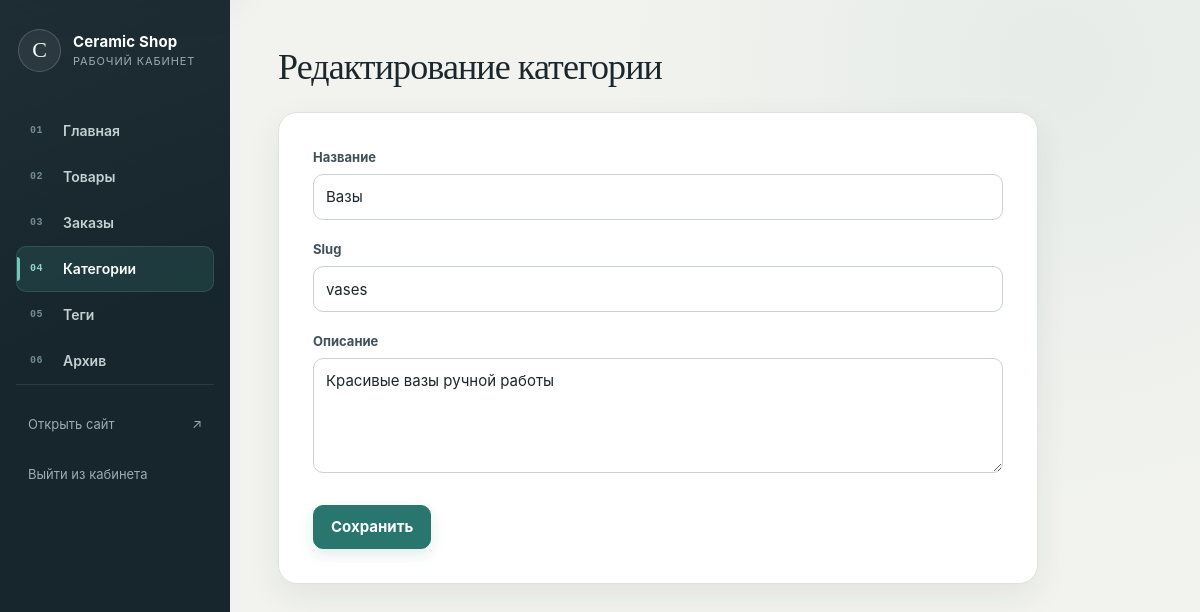
Page /admin/categories/edit/vases (signed in) on the earlier database version.
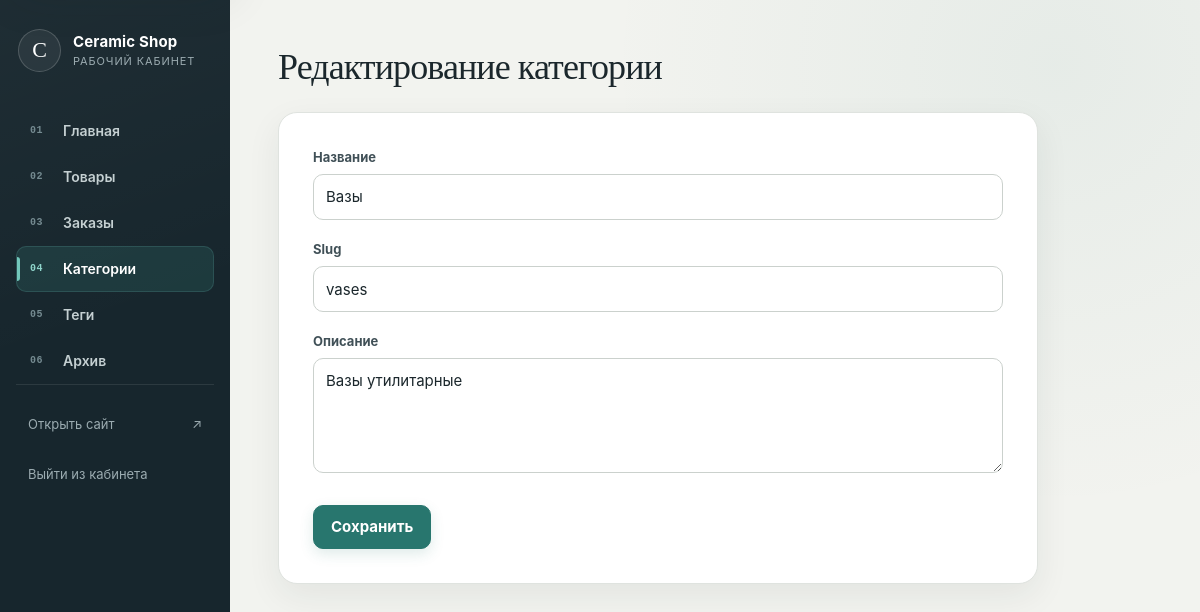
Same page on the later database version.
### tables this page shows
CREATE TABLE categories (
    id INTEGER PRIMARY KEY AUTOINCREMENT,
    name TEXT NOT NULL UNIQUE,
    slug TEXT NOT NULL UNIQUE,
    description TEXT
    );

### routes/admin/categories.py (the view, shortened to what this page needs)
@admin_bp.route('/admin/categories/edit/<slug>', methods=['GET', 'POST'])
def edit_category_route(slug):
    category = get_category_by_slug(slug)
    if not category:
        flash('Категория не найдена', 'error')
        return redirect(url_for('admin.admin_categories'))
    return render_template('admin/category_form.html',
                           category=category,
                           title='Редактирование категории',
                           submit_text='Сохранить')

### database/categories.py (called while the page is built)
def get_category_by_slug(slug):
    conn = get_db_connection()
    category = conn.execute("SELECT * FROM categories WHERE slug = ?", (slug,)).fetchone()
    conn.close()
    return category

### database/connection.py (called while the page is built)
def get_db_connection():
    database_path = current_app.config["DATABASE"]
    conn = sqlite3.connect(database_path)
    conn.execute("PRAGMA foreign_keys = ON")
    conn.row_factory = sqlite3.Row
    return conn

### routes/admin/auth.py (called while the page is built)
@admin_bp.before_request
def require_admin_login():
    allowed_endpoints = {
        'admin.login'
    }
    if request.endpoint in allowed_endpoints:
        return
    if session.get('is_admin'):
        return
    flash('Сначала войдите в админку', 'error')
    return redirect(url_for('admin.login'))

### services/cart_service.py (called while the page is built)
def get_cart(session):
    return session.get("cart", {})

def get_cart_count(session):
    cart = get_cart(session)
    return sum(cart.values())

### services/csrf_service.py (called while the page is built)
def get_csrf_token():
    if "csrf_token" not in session:
        session["csrf_token"] = secrets.token_urlsafe(32)
    return session["csrf_token"]

### templates/admin/category_form.html (shortened to what this page needs)
{% extends 'admin/base.html' %}
{% block content %}
<h1 class="admin-page-title">{{ title }}</h1>
<form action="" method="post" class="admin-form">
	<div class="admin-form-group">
		<label for="name">Название</label>
		<input type="text" id="name" name="name" value="{{ category.name }}">
	</div>
	<div class="admin-form-group">
		<label for="slug">Slug</label>
		<input type="text" id="slug" name="slug" value="{{ category.slug }}">
	</div>
	<div class="admin-form-group">
		<label for="description">Описание</label>
		<textarea id="description" name="description" rows="4">{{ category.description }}</textarea>
	</div>
	<button type="submit" class="admin-button">{{ submit_text }}</button>
</form>
{% endblock %}

Differences in the rows shown:
changed categories "Вазы": description "Красивые вазы ручной работы" → "Вазы утилитарные"
